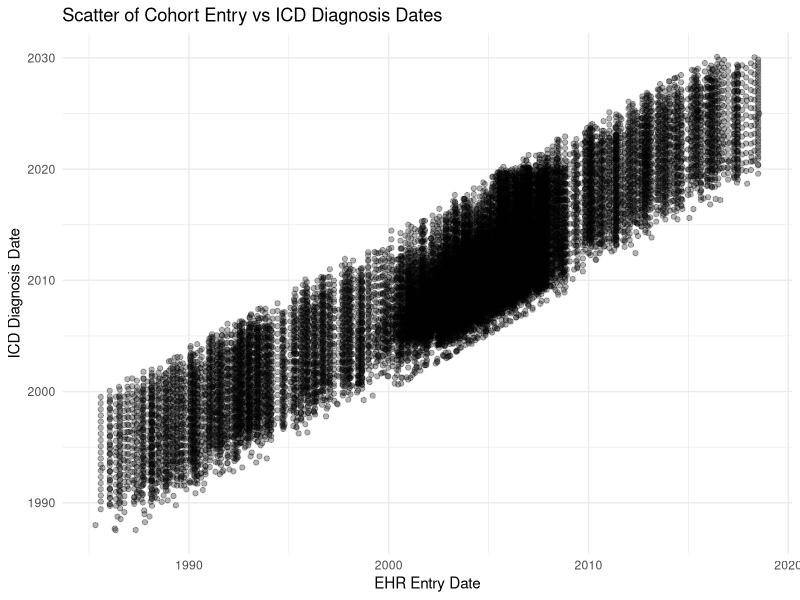

Write R code to recreate this figure. (Note: this script raises an error after producing the figure.)
library(tidyverse)
library(dplyr)
library(ggplot2)
library(skimr)
library(lubridate)

# Load the raw data 
icd_data <- read.csv("data/raw/icd-data.csv")


# Inspect high level data characteristics using summary, str, and skim functions
# Notice that date columns need to be of correct variable type
summary(icd_data)
str(icd_data)
skim(icd_data)
head(icd_data)



# Data column headers are mostly consistently and meaningfully named, will just change id to capitalised font as it is an abbreviation to match the cohort data
# also changing icd_date to icd_diagnosis_date to be more meaningful
icd_data <- icd_data %>% 
  rename(ID = id,
         icd_diagnosis_date = icd_date)

length(unique(icd_data$ID))

# Checking for fully duplicate rows
sum(duplicated(icd_data))
# there are no fully duplicate rows

# no expected columns are missing

# checking for missing values or empty strings
colSums(is.na(icd_data))
colSums(icd_data[sapply(icd_data, is.character)] == "")
# no issues identified

# ID is as integer which is okay and ranges from 1 to 3080

# Converting ehr_entry_date and icd_date to date format
icd_data$ehr_entry_date <- ymd(icd_data$ehr_entry_date)
icd_data$icd_diagnosis_date <- ymd(icd_data$icd_diagnosis_date)

# checking data types now
str(icd_data)
# aligned with expectations

# checking chronologic consistency - diagnosis date does not precede ehr_entry date


icd_data %>%
  filter(icd_diagnosis_date < ehr_entry_date)
# checked

# plotting ehr entry date vs. icd diagnoses date shows expected trend however, there might be some issues with
# certain diagnosis dates being beyond current date
ggplot(icd_data, aes(x = ehr_entry_date, y = icd_diagnosis_date)) +
  geom_point(alpha = 0.3) +
  labs(
    title = "Scatter of Cohort Entry vs ICD Diagnosis Dates",
    x = "EHR Entry Date",
    y = "ICD Diagnosis Date"
  ) +
  theme_minimal()

# today’s date
today_date <- Sys.Date()

# any dates after today
icd_data %>%
  filter(ehr_entry_date > today_date)

icd_data %>%
  filter(icd_diagnosis_date > today_date)

icd_data <- icd_data %>%
  mutate(
    future_date_flag = ifelse(icd_diagnosis_date > Sys.Date(), 
                              "diagnosis date in future", 
                              NA_character_)
  ) 


# No direct de-identifiers are identified in the data 

# To check if there are any small group sizes (few patients with select diagnoses)
unique_patient_counts <- icd_data %>%
  distinct(ID, icd_code) %>%   # only one row per patient per ICD
  count(icd_code)              # number of unique patients per ICD

unique_patient_counts
# enough patients present across various diagnoses

table(icd_data$description)
# There are no inconsistent namings in description column

# For this dataset we are only interested in particular diagnoses so we can filter for those

icd_codes_required <- c(
  "E11.9", "E11.65", "E11.3X", "E11.4X",  # Type 2 Diabetes
  "I10", "I11.9", "I12.9",                # Hypertension
  "J45.0", "J45.1", "J45.9",              # Asthma
  "J44.0", "J44.1", "J44.9"               # COPD
)

selected_icd_data <- icd_data %>% 
  filter(icd_code %in% icd_codes_required) %>% 
  filter(is.na(future_date_flag)) %>% 
  select(-future_date_flag)

# Checking for EHR linkage in the year prior and at least 30 days after index date

selected_icd_data <- selected_icd_data %>%
  left_join(
    selected_cohort_data %>% select(ID, entry_date),
    by = "ID"
  )

selected_icd_data <- selected_icd_data %>%
  mutate(
    pre_entry_window  = icd_diagnosis_date >= (entry_date - years(1)) & icd_diagnosis_date < entry_date,
    post_entry_window = icd_diagnosis_date >= (entry_date + days(30))
  )

patients_ok <- selected_icd_data %>%
  group_by(ID) %>%
  summarise(
    has_pre  = any(pre_entry_window, na.rm = TRUE),
    has_post = any(post_entry_window, na.rm = TRUE)
  ) %>%
  filter(has_pre & has_post) %>%   # only keep patients with at least one record in each window
  pull(ID)

selected_icd_data <- selected_icd_data %>%
  filter(ID %in% patients_ok) %>% 
  select(-pre_entry_window, -post_entry_window)

####-------------------------------------------------------------


# Define ICD codes for conditions
copd_codes       <- c("J44.0", "J44.1", "J44.9")
asthma_codes     <- c("J45.0", "J45.1", "J45.9")
diabetes_codes   <- c("E11.9", "E11.65", "E11.3X", "E11.4X")
hypertension_codes <- c("I10", "I11.9", "I12.9")

# Incident COPD after entry_date
copd_incident <- selected_icd_data %>%
  filter(icd_code %in% copd_codes) %>%             
  filter(icd_diagnosis_date >= entry_date) %>%     # after study entry
  group_by(ID) %>%
  summarise(
    incident_COPD = 1,
    copd_incident_date = min(icd_diagnosis_date),
    .groups = "drop"
  )

# Comorbidities at or before entry_date
comorbidities <- selected_icd_data %>%
  group_by(ID) %>%
  summarise(
    asthma       = as.integer(any(icd_code %in% asthma_codes & icd_diagnosis_date <= entry_date)),
    diabetes     = as.integer(any(icd_code %in% diabetes_codes & icd_diagnosis_date <= entry_date)),
    hypertension = as.integer(any(icd_code %in% hypertension_codes & icd_diagnosis_date <= entry_date)),
    .groups = "drop"
  )

# Merge into patient-level dataset
icd_patient_data <- selected_icd_data %>%
  select(ID, entry_date) %>%
  distinct() %>%             # one row per patient
  left_join(copd_incident, by = "ID") %>%
  left_join(comorbidities, by = "ID") %>%
  mutate(
    incident_COPD = ifelse(is.na(incident_COPD), 0, incident_COPD)
  ) %>% 
  select(-entry_date)

# View patient-level summary
head(icd_patient_data)
